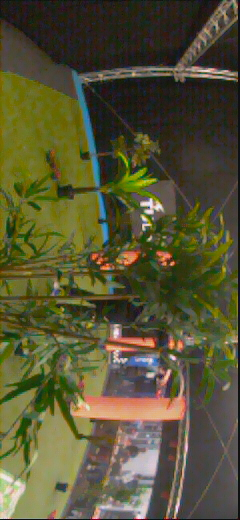
#> input picture computer_vision/86623673.jpg, 240 x 520 px, found by its file name
$ python test1.py
#> lines starting #> are read from the running program, lines starting #| are printed output that depends on the picture; after the words box and inside, x2 and y2 are one past the last pixel; in counts of white or black regions, pixels touching at a corner belong together
import numpy as np
import os
os.environ["XDG_SESSION_TYPE"] = "xcb"
import matplotlib
import matplotlib.pyplot as plt
from scipy import ndimage as ndi
from skimage.util import random_noise
from skimage import feature


from skimage import io

# image = io.imread('computer_vision/79690227.jpg')

import cv2

# Load image in grayscale
img = cv2.imread("/home/luuk/mavlab/paparazzi/computer_vision/86623673.jpg", cv2.IMREAD_GRAYSCALE)
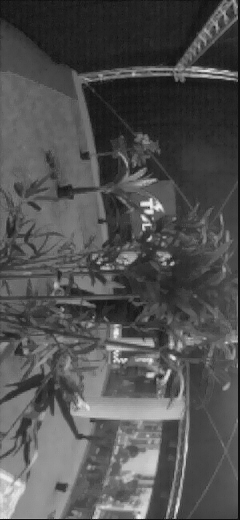
#> img: shape (520, 240); min 9, max 238, mean 81.4


print(type(img))
#| <class 'numpy.ndarray'>
# [6 lines of commented-out code are left out]
blur = cv2.GaussianBlur(img, (5, 5), 1.4)

# Apply Canny Edge Detector
edges = cv2.Canny(blur, threshold1=25, threshold2=70)
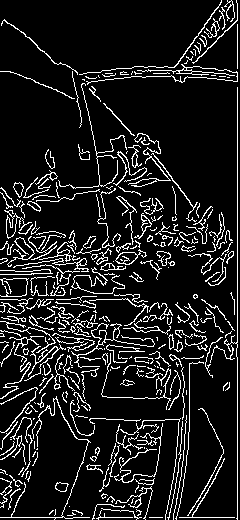
#> edges: shape (520, 240); 11.5% white in thin lines or dots

print(type(edges))
#| <class 'numpy.ndarray'>
print(edges.dtype)
#| uint8
print(edges.shape)
#| (520, 240)
print(edges.min(), edges.max())
#| 0 255
#print(edges)

X = []
x = []
y = []
for i in range(int(0.40*edges.shape[0]), int(0.6*edges.shape[0])):
    for j in range(int(0.4*edges.shape[1]), int( 0.6*edges.shape[1])):
        if edges[i][j] == 255:
            X.append([j,i])
            x.append(i)
            y.append(j)
#> after the loop, x = 808 values from 208 to 311

print(X)
#> (printed output is left out)
print(len(X))

import matplotlib.pyplot as plt
import numpy as np
from sklearn.cluster import DBSCAN
from sklearn import metrics
from sklearn.datasets import make_blobs
from sklearn.preprocessing import StandardScaler
from sklearn import datasets

# [5 lines of commented-out code are left out]


db = DBSCAN(eps=2.5, min_samples=7).fit(X)
core_samples_mask = np.zeros_like(db.labels_, dtype=bool)
core_samples_mask[db.core_sample_indices_] = True
labels = db.labels_
print(labels)
print(len(labels))
print(min(labels), max(labels))

n_clusters_ = len(set(labels)) - (1 if -1 in labels else 0)
#> n_clusters_ = 32

unique_labels = set(labels)
colors = ['y', 'b', 'g', 'r', 'm']
print(colors)
# [16 lines of commented-out code are left out]

print('number of clusters: %d' % n_clusters_)
import random
xs = np.array(x)
#> xs = 808 values from 208 to 311
ys = np.array(y)
lbls = np.array(labels)
colormap = []
# can use named colors or HTML codes
for i in range(n_clusters_):
    colormap.append("#%06x" % random.randint(0, 0xFFFFFF))

print(colormap)
print(len(colormap))
#colormap = np.array(['#dce9f8', '#6f93cd', '#91965f', '#4a9f6e', '#e0f48a', '#44d1ee', '#2a594c', '#e946f1', '#a29325'])
colormaps = np.array(colormap)
plt.scatter(xs, ys, s=5, c=colormaps[lbls])
plt.show()
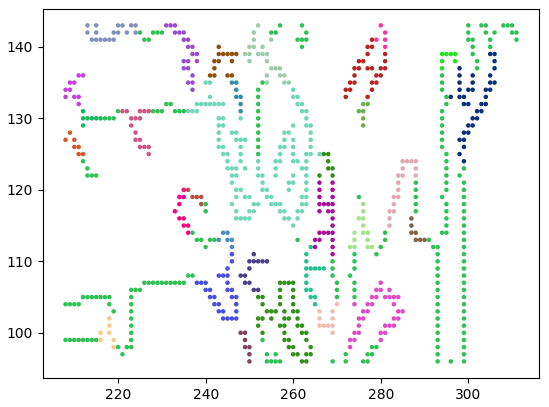
#> figure drawn by matplotlib, 1 panel


# # # Display result
# cv2.imshow("Canny Edge Detection", edges)


# cv2.waitKey(0)
# cv2.destroyAllWindows()


# plt.imshow(image)
# plt.plot()


# # Generate noisy image of a square
# image = np.zeros((128, 128), dtype=float)
# image[32:-32, 32:-32] = 1

# image = ndi.rotate(image, 15, mode='constant')
# image = ndi.gaussian_filter(image, 4)
# image = random_noise(image, mode='speckle', mean=0.1)

# # Compute the Canny filter for two values of sigma
# edges1 = feature.canny(image)
# edges2 = feature.canny(image, sigma=3)

# # display results
# fig, ax = plt.subplots(nrows=1, ncols=3, figsize=(8, 3))

# ax[0].imshow(image, cmap='gray')
# ax[0].set_title('noisy image', fontsize=20)

# ax[1].imshow(edges1, cmap='gray')
# ax[1].set_title(r'Canny filter, $\sigma=1$', fontsize=20)

# ax[2].imshow(edges2, cmap='gray')
# ax[2].set_title(r'Canny filter, $\sigma=3$', fontsize=20)

# for a in ax:
#     a.axis('off')

# fig.tight_layout()
# plt.show()

$ run again, with computer_vision/79690227.jpg copied over computer_vision/86623673.jpg
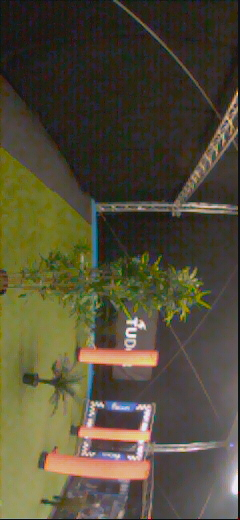
#> input picture computer_vision/79690227.jpg, 240 x 520 px, found by its file name
#| <class 'numpy.ndarray'>
#> `edges = cv2.Canny(blur, threshold1=25, threshold2=70)`:
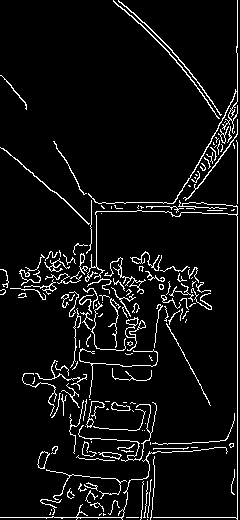
#> edges: shape (520, 240); 6.3% white in thin lines or dots
#| <class 'numpy.ndarray'>
#| uint8
#| (520, 240)
#| 0 255
#> (printed output is left out)
#> `plt.show()`:
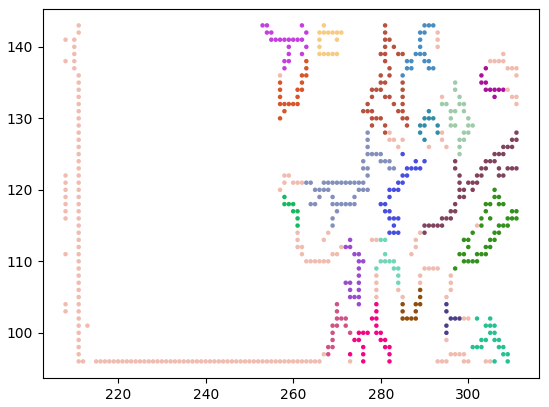
#> figure drawn by matplotlib, 1 panel

$ run again, with computer_vision/190489352.jpg copied over computer_vision/86623673.jpg
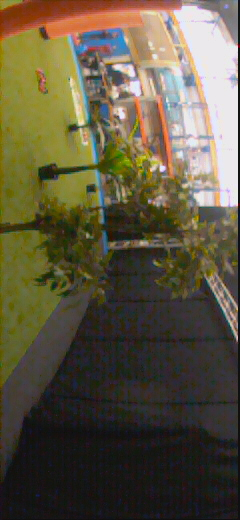
#> input picture computer_vision/190489352.jpg, 240 x 520 px, found by its file name
#| <class 'numpy.ndarray'>
#> `edges = cv2.Canny(blur, threshold1=25, threshold2=70)`:
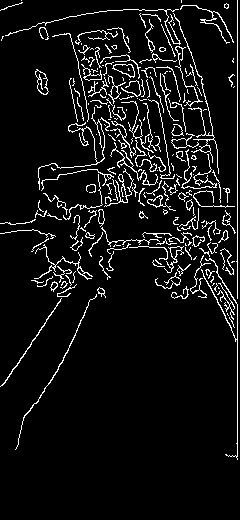
#> edges: shape (520, 240); 7.1% white in thin lines or dots, all inside (x1, y1, x2, y2) = (0, 0, 238, 460)
#| <class 'numpy.ndarray'>
#| uint8
#| (520, 240)
#| 0 255
#> (printed output is left out)
#| 317
#| [ 0  0  0  0  0  0  0  0  0 -1  1  1  0 -1  1  1  1  0 -1  1  1  1  1 -1
#|  -1 -1  1  1 -1 -1  1 -1 -1  1  1  1 -1 -1  1  1  1  1 -1 -1  1 -1 -1 -1
#|   2 -1  2  2  2  2  2  2  2  2  2  2  2  2  2  2  2  2  2  2  2  2  2  2
#|  -1  2 -1 -1 -1 -1 -1 -1 -1 -1 -1 -1  3 -1  3  3 -1  3  3  6 -1  5  5  3
#|   3  6  7  7 -1  4  4  4  4  4 -1 -1 -1 -1 -1 -1  5  5  5  5  5  5  5  3
#|   6  6  6  6  7  7  7  7  4  4  5  5  3  3  6  6  6  7  7  4  4  5  5  6
#> (further printed lines are left out)
#| 317
#| -1 14
#| number of clusters: 15
#| ['#c53edf', '#d75528', '#14ba5e', '#8490bc', '#f8cb83', '#cf5386', '#9b4bce', '#f40484', '#b7523f', '#6fd7b9', '#474ee2', '#904d0c', '#478cc2', '#308da8', '#80425d']
#| 15
#> `plt.show()`:
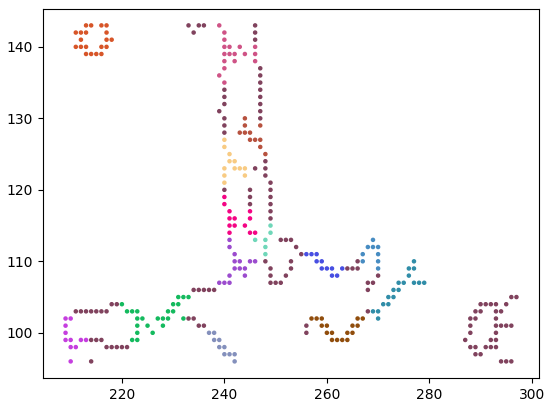
#> figure drawn by matplotlib, 1 panel
